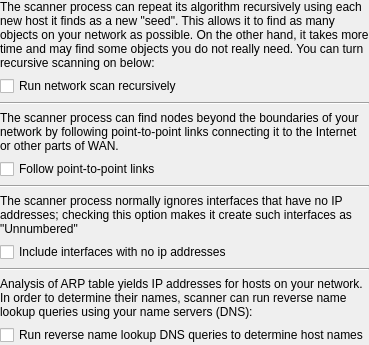
     <widget class="QWidget" name="WizardPage5">
      <layout class="QVBoxLayout">
       <property name="margin">
        <number>0</number>
       </property>
       <item>
        <widget class="QLabel" name="textLabel7">
         <property name="text">
          <string>The scanner process can repeat its algorithm recursively using each new host it finds as a new &quot;seed&quot;. This allows it to find as many objects on your network as possible. On the other hand, it takes more time and may find some objects you do not really need. You can turn recursive scanning on below:</string>
         </property>
         <property name="alignment">
          <set>Qt::AlignVCenter</set>
         </property>
         <property name="wordWrap">
          <bool>true</bool>
         </property>
        </widget>
       </item>
       <item>
        <widget class="QCheckBox" name="snmprecursive">
         <property name="text">
          <string>Run network scan recursively</string>
         </property>
        </widget>
       </item>
       <item>
        <widget class="Line" name="line1">
         <property name="frameShape">
          <enum>QFrame::HLine</enum>
         </property>
         <property name="frameShadow">
          <enum>QFrame::Sunken</enum>
         </property>
         <property name="orientation">
          <enum>Qt::Horizontal</enum>
         </property>
        </widget>
       </item>
       <item>
        <widget class="QLabel" name="textLabel8">
         <property name="text">
          <string>The scanner process can find nodes beyond the boundaries of your network by following point-to-point links connecting it to the Internet or other parts of WAN.</string>
         </property>
         <property name="alignment">
          <set>Qt::AlignVCenter</set>
         </property>
         <property name="wordWrap">
          <bool>true</bool>
         </property>
        </widget>
       </item>
       <item>
        <widget class="QCheckBox" name="snmpfollowp2p">
         <property name="text">
          <string>Follow point-to-point links</string>
         </property>
        </widget>
       </item>
       <item>
        <widget class="Line" name="line2">
         <property name="frameShape">
          <enum>QFrame::HLine</enum>
         </property>
         <property name="frameShadow">
          <enum>QFrame::Sunken</enum>
         </property>
         <property name="orientation">
          <enum>Qt::Horizontal</enum>
         </property>
        </widget>
       </item>
       <item>
        <widget class="QLabel" name="textLabel9">
         <property name="text">
          <string>The scanner process normally ignores interfaces that have no IP addresses; checking this option makes it create such interfaces as &quot;Unnumbered&quot;</string>
         </property>
         <property name="alignment">
          <set>Qt::AlignVCenter</set>
         </property>
         <property name="wordWrap">
          <bool>true</bool>
         </property>
        </widget>
       </item>
       <item>
        <widget class="QCheckBox" name="snmpincludeunnumbered">
         <property name="text">
          <string>Include interfaces with no ip addresses</string>
         </property>
        </widget>
       </item>
       <item>
        <widget class="Line" name="line3">
         <property name="frameShape">
          <enum>QFrame::HLine</enum>
         </property>
         <property name="frameShadow">
          <enum>QFrame::Sunken</enum>
         </property>
         <property name="orientation">
          <enum>Qt::Horizontal</enum>
         </property>
        </widget>
       </item>
       <item>
        <widget class="QLabel" name="textLabel10">
         <property name="text">
          <string>Analysis of ARP table yields IP addresses for hosts on your network. In order to determine their names, scanner can run reverse name lookup queries using your name servers (DNS):</string>
         </property>
         <property name="alignment">
          <set>Qt::AlignVCenter</set>
         </property>
         <property name="wordWrap">
          <bool>true</bool>
         </property>
        </widget>
       </item>
       <item>
        <widget class="QCheckBox" name="snmpdodns">
         <property name="text">
          <string>Run reverse name lookup DNS queries to determine host names</string>
         </property>
         <property name="checked">
          <bool>false</bool>
         </property>
        </widget>
       </item>
      </layout>
     </widget>
